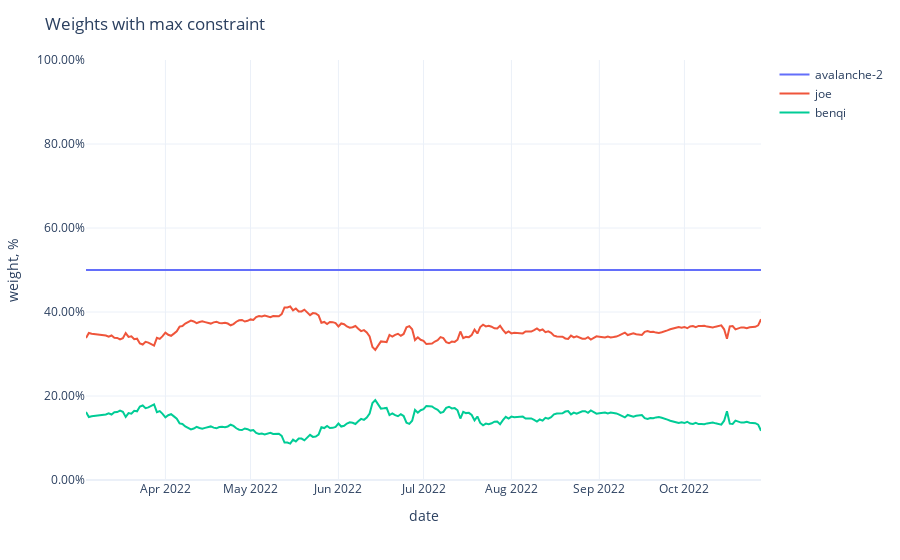

Notebook cell for this chart:
### Code cell
fig = px.line(adjusted_weights,
              labels={'value': 'weight, %', 'variable': ''})
fig.update_traces(
    hovertemplate="%{y}"
)
fig.update_yaxes(
    tickformat=".2%",
    range=[0,1],
)
fig.update_xaxes(
    showspikes=True,
    spikethickness=2,
    spikedash="dot",
    spikecolor="#999999",
    spikemode="across",
)
fig.update_layout(
    hovermode="x",
    hoverdistance=100,  ## Distance to show hover label of data point
    spikedistance=1000,  ## Distance to show spike
    template='plotly_white',
    title='Weights with max constraint'
)

### Figure 1 — Plotly figure (JSON) as saved in the notebook; plotly's stock layout.template omitted (floating-point values rounded to 4 significant figures; data arrays with more than 128 entries replaced by an {"elided": "..."} marker saying what was removed)
{"data": [{"hovertemplate": "%{y}", "legendgroup": "avalanche-2", "line": {"color": "#636efa", "dash": "solid"}, "marker": {"symbol": "circle"}, "mode": "lines", "name": "avalanche-2", "orientation": "v", "showlegend": true, "type": "scatter", "x": {"elided": "239 str values"}, "xaxis": "x", "y": {"elided": "239 float values"}, "yaxis": "y"}, {"hovertemplate": "%{y}", "legendgroup": "joe", "line": {"color": "#EF553B", "dash": "solid"}, "marker": {"symbol": "circle"}, "mode": "lines", "name": "joe", "orientation": "v", "showlegend": true, "type": "scatter", "x": {"elided": "239 str values"}, "xaxis": "x", "y": {"elided": "239 float values"}, "yaxis": "y"}, {"hovertemplate": "%{y}", "legendgroup": "benqi", "line": {"color": "#00cc96", "dash": "solid"}, "marker": {"symbol": "circle"}, "mode": "lines", "name": "benqi", "orientation": "v", "showlegend": true, "type": "scatter", "x": {"elided": "239 str values"}, "xaxis": "x", "y": {"elided": "239 float values"}, "yaxis": "y"}], "layout": {"hoverdistance": 100, "hovermode": "x", "legend": {"title": {"text": ""}, "tracegroupgap": 0}, "margin": {"t": 60}, "spikedistance": 1000, "title": {"text": "Weights with max constraint"}, "xaxis": {"anchor": "y", "domain": [0, 1], "showspikes": true, "spikecolor": "#999999", "spikedash": "dot", "spikemode": "across", "spikethickness": 2, "title": {"text": "date"}}, "yaxis": {"anchor": "x", "domain": [0, 1], "range": [0, 1], "tickformat": ".2%", "title": {"text": "weight, %"}}}}
